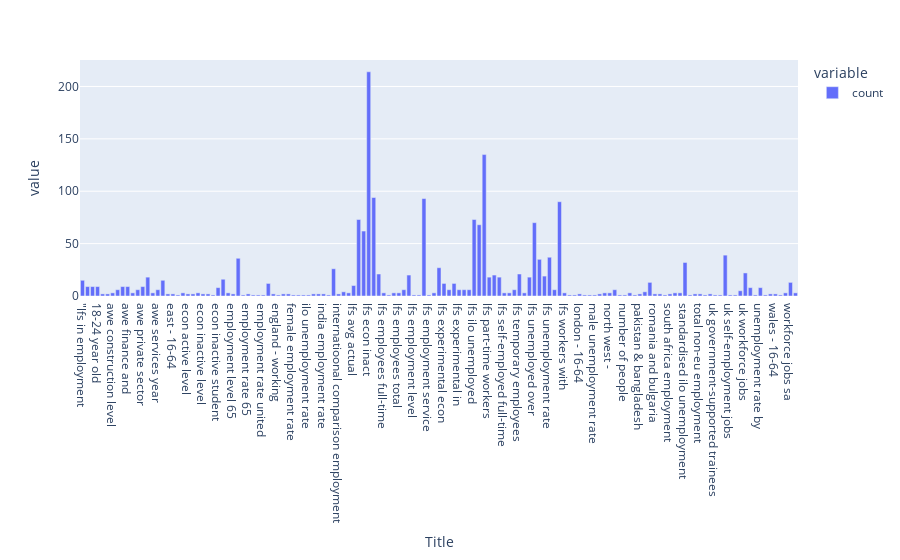

Source (notebook cell):
### Code cell
px.bar(stemmed_title.value_counts().sort_index())

### Figure 1 — Plotly figure (JSON) as saved in the notebook; plotly's stock layout.template omitted (floating-point values rounded to 4 significant figures; data arrays with more than 128 entries replaced by an {"elided": "..."} marker saying what was removed)
{"data": [{"alignmentgroup": "True", "hovertemplate": "variable=count<br>Title=%{x}<br>value=%{y}<extra></extra>", "legendgroup": "count", "marker": {"color": "#636efa", "pattern": {"shape": ""}}, "name": "count", "offsetgroup": "count", "orientation": "v", "showlegend": true, "textposition": "auto", "type": "bar", "x": {"elided": "143 str values"}, "xaxis": "x", "y": {"elided": "143 int values"}, "yaxis": "y"}], "layout": {"barmode": "relative", "legend": {"title": {"text": "variable"}, "tracegroupgap": 0}, "margin": {"t": 60}, "xaxis": {"anchor": "y", "domain": [0, 1], "title": {"text": "Title"}}, "yaxis": {"anchor": "x", "domain": [0, 1], "title": {"text": "value"}}}}
